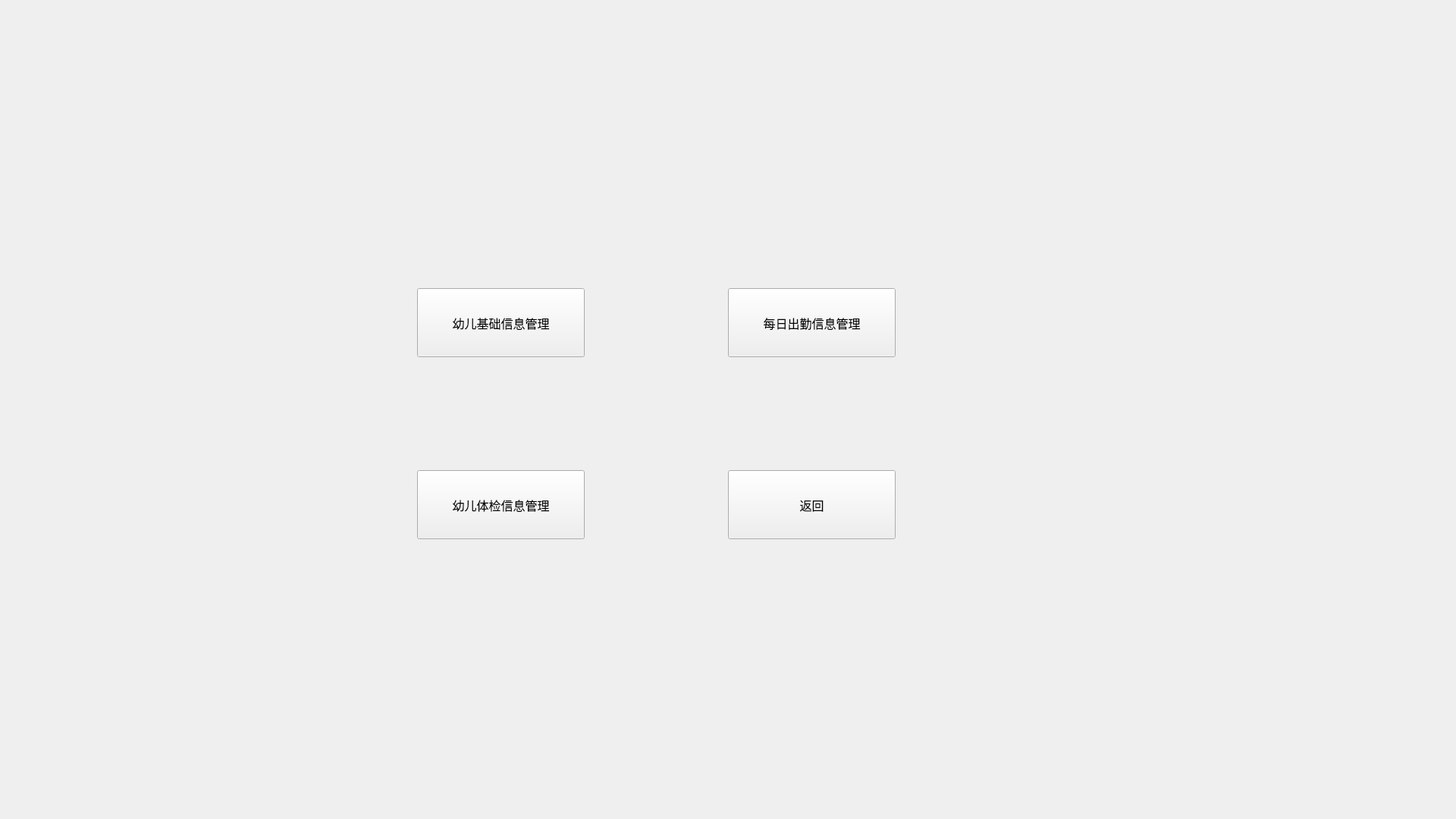
<?xml version="1.0" encoding="UTF-8"?>
<ui version="4.0">
    <class>Form</class>
    <widget class="QWidget" name="Form">
        <property name="geometry">
            <rect>
                <x>0</x>
                <y>0</y>
                <width>1920</width>
                <height>1080</height>
            </rect>
        </property>
        <property name="windowTitle">
            <string>Form</string>
        </property>
        <widget class="QPushButton" name="pushButton">
            <property name="geometry">
                <rect>
                    <x>550</x>
                    <y>380</y>
                    <width>221</width>
                    <height>91</height>
                </rect>
            </property>
            <property name="font">
                <font>
                    <family>Adobe 黑体 Std R</family>
                    <pointsize>12</pointsize>
                </font>
            </property>
            <property name="text">
                <string>幼儿基础信息管理</string>
            </property>
        </widget>
        <widget class="QPushButton" name="pushButton_2">
            <property name="geometry">
                <rect>
                    <x>960</x>
                    <y>380</y>
                    <width>221</width>
                    <height>91</height>
                </rect>
            </property>
            <property name="font">
                <font>
                    <family>Adobe 黑体 Std R</family>
                    <pointsize>12</pointsize>
                </font>
            </property>
            <property name="text">
                <string>每日出勤信息管理</string>
            </property>
        </widget>
        <widget class="QPushButton" name="pushButton_3">
            <property name="geometry">
                <rect>
                    <x>550</x>
                    <y>620</y>
                    <width>221</width>
                    <height>91</height>
                </rect>
            </property>
            <property name="font">
                <font>
                    <family>Adobe 黑体 Std R</family>
                    <pointsize>12</pointsize>
                </font>
            </property>
            <property name="text">
                <string>幼儿体检信息管理</string>
            </property>
        </widget>
        <widget class="QPushButton" name="pushButton_4">
            <property name="geometry">
                <rect>
                    <x>960</x>
                    <y>620</y>
                    <width>221</width>
                    <height>91</height>
                </rect>
            </property>
            <property name="font">
                <font>
                    <family>Adobe 黑体 Std R</family>
                    <pointsize>12</pointsize>
                </font>
            </property>
            <property name="text">
                <string>返回</string>
            </property>
        </widget>
    </widget>
    <resources/>
    <connections/>
</ui>
